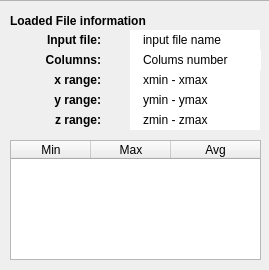
                  <widget class="QWidget" name="widget_15" native="true">
                   <property name="sizePolicy">
                    <sizepolicy hsizetype="Fixed" vsizetype="Expanding">
                     <horstretch>0</horstretch>
                     <verstretch>0</verstretch>
                    </sizepolicy>
                   </property>
                   <property name="minimumSize">
                    <size>
                     <width>269</width>
                     <height>270</height>
                    </size>
                   </property>
                   <property name="maximumSize">
                    <size>
                     <width>269</width>
                     <height>16777215</height>
                    </size>
                   </property>
                   <property name="styleSheet">
                    <string notr="true">#inputFileVector,#rowcolVector,#xMinMaxVector,#yMinMaxVector,#zMinMaxVector{
	padding-left:10px;
}

.QWidget{
	border-top:1px solid rgb(179, 179, 179);
}</string>
                   </property>
                   <widget class="QLabel" name="label_31">
                    <property name="geometry">
                     <rect>
                      <x>20</x>
                      <y>70</y>
                      <width>81</width>
                      <height>20</height>
                     </rect>
                    </property>
                    <property name="font">
                     <font>
                      <weight>75</weight>
                      <bold>true</bold>
                     </font>
                    </property>
                    <property name="text">
                     <string>x range:</string>
                    </property>
                    <property name="alignment">
                     <set>Qt::AlignRight|Qt::AlignTrailing|Qt::AlignVCenter</set>
                    </property>
                   </widget>
                   <widget class="QLabel" name="inputFileVector">
                    <property name="geometry">
                     <rect>
                      <x>130</x>
                      <y>30</y>
                      <width>130</width>
                      <height>20</height>
                     </rect>
                    </property>
                    <property name="styleSheet">
                     <string notr="true">QLabel{
	background-color:white;
}</string>
                    </property>
                    <property name="text">
                     <string>input file name</string>
                    </property>
                   </widget>
                   <widget class="QLabel" name="rowcolVector">
                    <property name="geometry">
                     <rect>
                      <x>130</x>
                      <y>50</y>
                      <width>131</width>
                      <height>20</height>
                     </rect>
                    </property>
                    <property name="styleSheet">
                     <string notr="true">QLabel{
	background-color:white;
}</string>
                    </property>
                    <property name="text">
                     <string>Colums number</string>
                    </property>
                   </widget>
                   <widget class="QTableWidget" name="vector_Table">
                    <property name="geometry">
                     <rect>
                      <x>10</x>
                      <y>140</y>
                      <width>251</width>
                      <height>120</height>
                     </rect>
                    </property>
                    <property name="minimumSize">
                     <size>
                      <width>0</width>
                      <height>0</height>
                     </size>
                    </property>
                    <property name="maximumSize">
                     <size>
                      <width>100000</width>
                      <height>16777215</height>
                     </size>
                    </property>
                    <property name="editTriggers">
                     <set>QAbstractItemView::NoEditTriggers</set>
                    </property>
                    <attribute name="horizontalHeaderDefaultSectionSize">
                     <number>80</number>
                    </attribute>
                    <attribute name="horizontalHeaderMinimumSectionSize">
                     <number>40</number>
                    </attribute>
                    <attribute name="horizontalHeaderStretchLastSection">
                     <bool>true</bool>
                    </attribute>
                    <column>
                     <property name="text">
                      <string>Min</string>
                     </property>
                    </column>
                    <column>
                     <property name="text">
                      <string>Max</string>
                     </property>
                    </column>
                    <column>
                     <property name="text">
                      <string>Avg</string>
                     </property>
                    </column>
                   </widget>
                   <widget class="QLabel" name="label_27">
                    <property name="geometry">
                     <rect>
                      <x>30</x>
                      <y>50</y>
                      <width>71</width>
                      <height>20</height>
                     </rect>
                    </property>
                    <property name="font">
                     <font>
                      <weight>75</weight>
                      <bold>true</bold>
                     </font>
                    </property>
                    <property name="text">
                     <string>Columns:</string>
                    </property>
                    <property name="alignment">
                     <set>Qt::AlignRight|Qt::AlignTrailing|Qt::AlignVCenter</set>
                    </property>
                   </widget>
                   <widget class="QLabel" name="label_25">
                    <property name="geometry">
                     <rect>
                      <x>30</x>
                      <y>30</y>
                      <width>71</width>
                      <height>20</height>
                     </rect>
                    </property>
                    <property name="font">
                     <font>
                      <weight>75</weight>
                      <bold>true</bold>
                     </font>
                    </property>
                    <property name="text">
                     <string>Input file:</string>
                    </property>
                    <property name="alignment">
                     <set>Qt::AlignRight|Qt::AlignTrailing|Qt::AlignVCenter</set>
                    </property>
                   </widget>
                   <widget class="QLabel" name="label_33">
                    <property name="geometry">
                     <rect>
                      <x>20</x>
                      <y>110</y>
                      <width>81</width>
                      <height>20</height>
                     </rect>
                    </property>
                    <property name="font">
                     <font>
                      <weight>75</weight>
                      <bold>true</bold>
                     </font>
                    </property>
                    <property name="text">
                     <string>z range:</string>
                    </property>
                    <property name="alignment">
                     <set>Qt::AlignRight|Qt::AlignTrailing|Qt::AlignVCenter</set>
                    </property>
                   </widget>
                   <widget class="QLabel" name="yMinMaxVector">
                    <property name="geometry">
                     <rect>
                      <x>130</x>
                      <y>90</y>
                      <width>130</width>
                      <height>20</height>
                     </rect>
                    </property>
                    <property name="styleSheet">
                     <string notr="true">QLabel{
	background-color:white;
}</string>
                    </property>
                    <property name="text">
                     <string>ymin - ymax</string>
                    </property>
                   </widget>
                   <widget class="QLabel" name="xMinMaxVector">
                    <property name="geometry">
                     <rect>
                      <x>130</x>
                      <y>70</y>
                      <width>130</width>
                      <height>20</height>
                     </rect>
                    </property>
                    <property name="styleSheet">
                     <string notr="true">QLabel{
	background-color:white;
}</string>
                    </property>
                    <property name="text">
                     <string>xmin - xmax</string>
                    </property>
                   </widget>
                   <widget class="QLabel" name="label_32">
                    <property name="geometry">
                     <rect>
                      <x>30</x>
                      <y>90</y>
                      <width>71</width>
                      <height>20</height>
                     </rect>
                    </property>
                    <property name="font">
                     <font>
                      <weight>75</weight>
                      <bold>true</bold>
                     </font>
                    </property>
                    <property name="text">
                     <string>y range:</string>
                    </property>
                    <property name="alignment">
                     <set>Qt::AlignRight|Qt::AlignTrailing|Qt::AlignVCenter</set>
                    </property>
                   </widget>
                   <widget class="QLabel" name="zMinMaxVector">
                    <property name="geometry">
                     <rect>
                      <x>130</x>
                      <y>110</y>
                      <width>130</width>
                      <height>20</height>
                     </rect>
                    </property>
                    <property name="styleSheet">
                     <string notr="true">QLabel{
	background-color:white;
}</string>
                    </property>
                    <property name="text">
                     <string>zmin - zmax</string>
                    </property>
                   </widget>
                   <widget class="QLabel" name="label_68">
                    <property name="geometry">
                     <rect>
                      <x>10</x>
                      <y>10</y>
                      <width>161</width>
                      <height>21</height>
                     </rect>
                    </property>
                    <property name="font">
                     <font>
                      <weight>75</weight>
                      <bold>true</bold>
                     </font>
                    </property>
                    <property name="text">
                     <string>Loaded File information</string>
                    </property>
                   </widget>
                  </widget>
